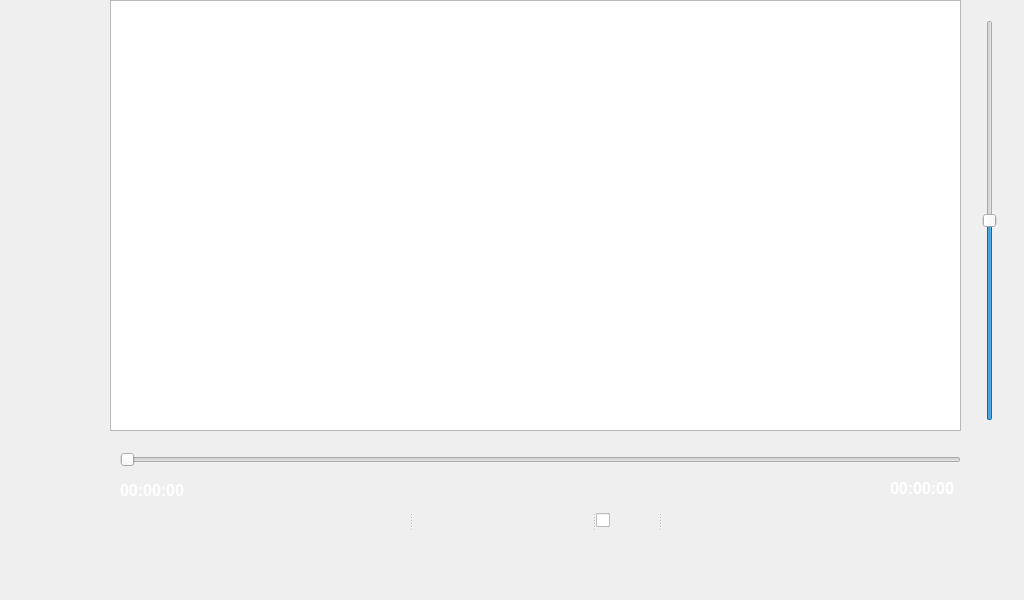
<?xml version="1.0" encoding="UTF-8"?>
<ui version="4.0">
 <class>Mp4</class>
 <widget class="QDialog" name="Mp4">
  <property name="geometry">
   <rect>
    <x>0</x>
    <y>0</y>
    <width>1024</width>
    <height>600</height>
   </rect>
  </property>
  <property name="windowTitle">
   <string>Dialog</string>
  </property>
  <property name="styleSheet">
   <string notr="true">color: rgb(0, 0, 0);</string>
  </property>
  <widget class="QWidget" name="centralwidget" native="true">
   <property name="geometry">
    <rect>
     <x>0</x>
     <y>0</y>
     <width>1024</width>
     <height>600</height>
    </rect>
   </property>
   <property name="contextMenuPolicy">
    <enum>Qt::NoContextMenu</enum>
   </property>
   <widget class="QPushButton" name="home_button">
    <property name="geometry">
     <rect>
      <x>-40</x>
      <y>0</y>
      <width>150</width>
      <height>600</height>
     </rect>
    </property>
    <property name="focusPolicy">
     <enum>Qt::NoFocus</enum>
    </property>
    <property name="contextMenuPolicy">
     <enum>Qt::NoContextMenu</enum>
    </property>
    <property name="styleSheet">
     <string notr="true">image: url(:/icons/icons/home.png);</string>
    </property>
    <property name="text">
     <string/>
    </property>
    <property name="autoDefault">
     <bool>false</bool>
    </property>
    <property name="flat">
     <bool>true</bool>
    </property>
   </widget>
   <widget class="QGroupBox" name="groupBox">
    <property name="geometry">
     <rect>
      <x>110</x>
      <y>0</y>
      <width>851</width>
      <height>431</height>
     </rect>
    </property>
    <property name="contextMenuPolicy">
     <enum>Qt::NoContextMenu</enum>
    </property>
    <property name="title">
     <string/>
    </property>
   </widget>
   <widget class="QSlider" name="horizontalSlider_duration">
    <property name="geometry">
     <rect>
      <x>120</x>
      <y>450</y>
      <width>841</width>
      <height>20</height>
     </rect>
    </property>
    <property name="contextMenuPolicy">
     <enum>Qt::NoContextMenu</enum>
    </property>
    <property name="pageStep">
     <number>1</number>
    </property>
    <property name="orientation">
     <enum>Qt::Horizontal</enum>
    </property>
   </widget>
   <widget class="QLabel" name="current_time_label">
    <property name="geometry">
     <rect>
      <x>120</x>
      <y>480</y>
      <width>91</width>
      <height>20</height>
     </rect>
    </property>
    <property name="font">
     <font>
      <pointsize>12</pointsize>
      <weight>75</weight>
      <bold>true</bold>
     </font>
    </property>
    <property name="focusPolicy">
     <enum>Qt::NoFocus</enum>
    </property>
    <property name="contextMenuPolicy">
     <enum>Qt::NoContextMenu</enum>
    </property>
    <property name="styleSheet">
     <string notr="true">color: rgb(255, 255, 255);</string>
    </property>
    <property name="text">
     <string>00:00:00</string>
    </property>
   </widget>
   <widget class="QLabel" name="total_time_label">
    <property name="geometry">
     <rect>
      <x>890</x>
      <y>480</y>
      <width>91</width>
      <height>17</height>
     </rect>
    </property>
    <property name="font">
     <font>
      <pointsize>12</pointsize>
      <weight>75</weight>
      <bold>true</bold>
     </font>
    </property>
    <property name="contextMenuPolicy">
     <enum>Qt::NoContextMenu</enum>
    </property>
    <property name="styleSheet">
     <string notr="true">color: rgb(255, 255, 255);</string>
    </property>
    <property name="text">
     <string>00:00:00</string>
    </property>
   </widget>
   <widget class="QSlider" name="verticalSlider_sound">
    <property name="geometry">
     <rect>
      <x>980</x>
      <y>20</y>
      <width>20</width>
      <height>401</height>
     </rect>
    </property>
    <property name="contextMenuPolicy">
     <enum>Qt::NoContextMenu</enum>
    </property>
    <property name="minimum">
     <number>1</number>
    </property>
    <property name="sliderPosition">
     <number>50</number>
    </property>
    <property name="orientation">
     <enum>Qt::Vertical</enum>
    </property>
   </widget>
   <widget class="QPushButton" name="back_button">
    <property name="geometry">
     <rect>
      <x>-40</x>
      <y>0</y>
      <width>150</width>
      <height>600</height>
     </rect>
    </property>
    <property name="focusPolicy">
     <enum>Qt::NoFocus</enum>
    </property>
    <property name="contextMenuPolicy">
     <enum>Qt::NoContextMenu</enum>
    </property>
    <property name="styleSheet">
     <string notr="true">image: url(:/icons/icons/menu.png);</string>
    </property>
    <property name="text">
     <string/>
    </property>
    <property name="flat">
     <bool>true</bool>
    </property>
   </widget>
   <widget class="QLabel" name="label">
    <property name="geometry">
     <rect>
      <x>210</x>
      <y>130</y>
      <width>621</width>
      <height>171</height>
     </rect>
    </property>
    <property name="font">
     <font>
      <family>Ubuntu</family>
      <pointsize>16</pointsize>
      <italic>true</italic>
     </font>
    </property>
    <property name="contextMenuPolicy">
     <enum>Qt::NoContextMenu</enum>
    </property>
    <property name="styleSheet">
     <string notr="true">color: rgb(255, 255, 255);
image: url(:/icons/icons/USB.png);</string>
    </property>
    <property name="text">
     <string>Insert USB</string>
    </property>
    <property name="alignment">
     <set>Qt::AlignBottom|Qt::AlignHCenter</set>
    </property>
   </widget>
   <widget class="QListWidget" name="listWidget">
    <property name="geometry">
     <rect>
      <x>110</x>
      <y>0</y>
      <width>851</width>
      <height>431</height>
     </rect>
    </property>
    <property name="contextMenuPolicy">
     <enum>Qt::NoContextMenu</enum>
    </property>
   </widget>
   <widget class="QSplitter" name="splitter">
    <property name="geometry">
     <rect>
      <x>230</x>
      <y>480</y>
      <width>611</width>
      <height>81</height>
     </rect>
    </property>
    <property name="orientation">
     <enum>Qt::Horizontal</enum>
    </property>
    <widget class="QPushButton" name="repeat_button">
     <property name="focusPolicy">
      <enum>Qt::NoFocus</enum>
     </property>
     <property name="contextMenuPolicy">
      <enum>Qt::NoContextMenu</enum>
     </property>
     <property name="styleSheet">
      <string notr="true">image: url(:/icons/icons/repeat.png);</string>
     </property>
     <property name="text">
      <string/>
     </property>
     <property name="autoDefault">
      <bool>false</bool>
     </property>
     <property name="flat">
      <bool>true</bool>
     </property>
    </widget>
    <widget class="QPushButton" name="seek_backward_button">
     <property name="focusPolicy">
      <enum>Qt::NoFocus</enum>
     </property>
     <property name="contextMenuPolicy">
      <enum>Qt::NoContextMenu</enum>
     </property>
     <property name="styleSheet">
      <string notr="true">image: url(:/icons/icons/forward.png);</string>
     </property>
     <property name="text">
      <string/>
     </property>
     <property name="autoDefault">
      <bool>false</bool>
     </property>
     <property name="flat">
      <bool>true</bool>
     </property>
    </widget>
    <widget class="QCheckBox" name="start_pause_button">
     <property name="focusPolicy">
      <enum>Qt::NoFocus</enum>
     </property>
     <property name="contextMenuPolicy">
      <enum>Qt::NoContextMenu</enum>
     </property>
     <property name="styleSheet">
      <string notr="true">
QCheckBox::indicator:unchecked {
    image: url(:/icons/icons/play.png);
}

QCheckBox::indicator:checked {
    image: url(:/icons/icons/pause.png);
}</string>
     </property>
     <property name="text">
      <string/>
     </property>
     <property name="checked">
      <bool>false</bool>
     </property>
    </widget>
    <widget class="QPushButton" name="seek_forward_button">
     <property name="focusPolicy">
      <enum>Qt::NoFocus</enum>
     </property>
     <property name="contextMenuPolicy">
      <enum>Qt::NoContextMenu</enum>
     </property>
     <property name="styleSheet">
      <string notr="true">image: url(:/icons/icons/backward.png);</string>
     </property>
     <property name="text">
      <string/>
     </property>
     <property name="autoDefault">
      <bool>false</bool>
     </property>
     <property name="flat">
      <bool>true</bool>
     </property>
    </widget>
   </widget>
   <zorder>home_button</zorder>
   <zorder>start_pause_button</zorder>
   <zorder>repeat_button</zorder>
   <zorder>seek_forward_button</zorder>
   <zorder>seek_backward_button</zorder>
   <zorder>horizontalSlider_duration</zorder>
   <zorder>current_time_label</zorder>
   <zorder>total_time_label</zorder>
   <zorder>verticalSlider_sound</zorder>
   <zorder>back_button</zorder>
   <zorder>groupBox</zorder>
   <zorder>listWidget</zorder>
   <zorder>label</zorder>
  </widget>
 </widget>
 <resources/>
 <connections/>
</ui>
